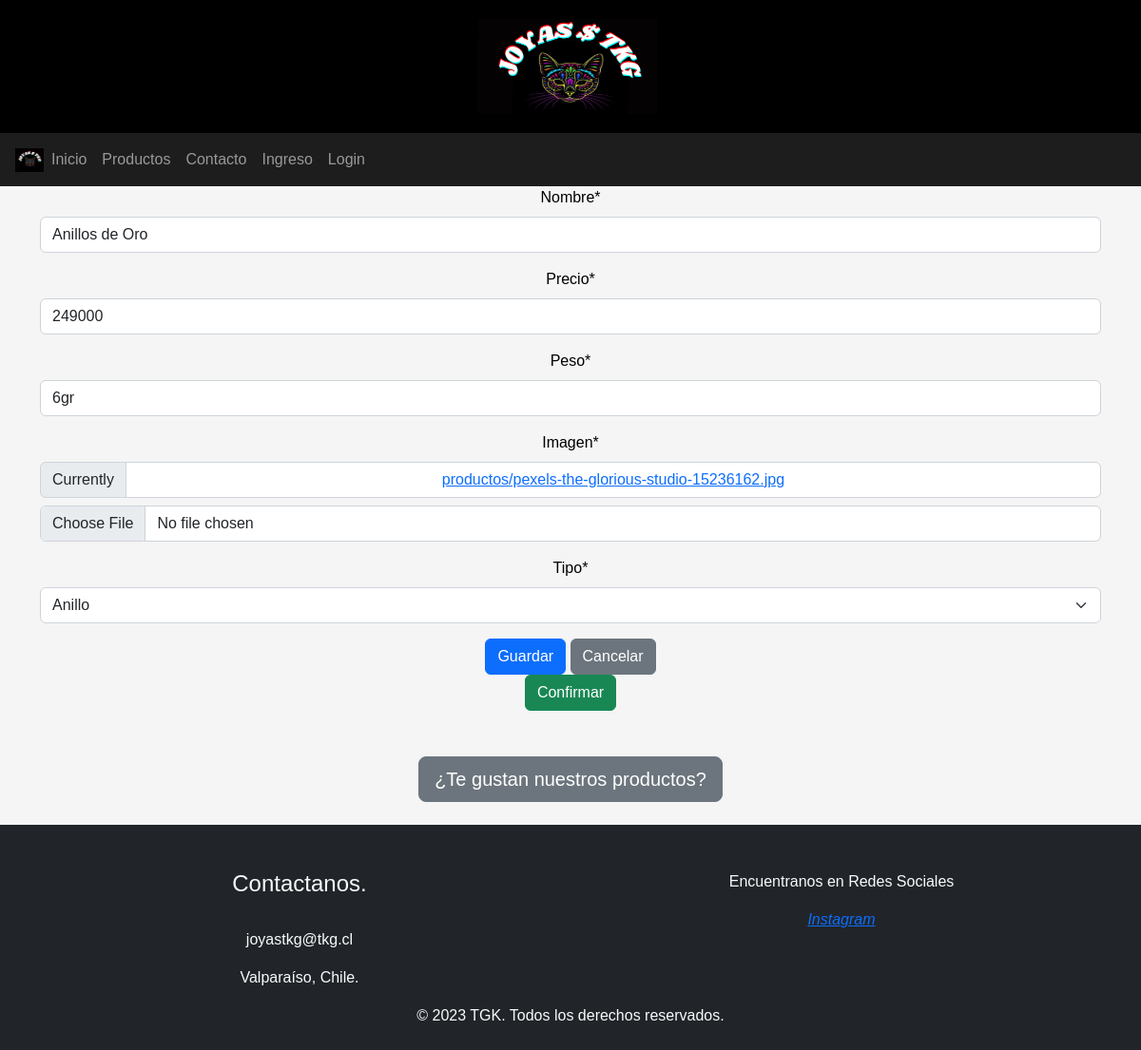
/modificar-producto/5, run on an earlier commit of the app's database.
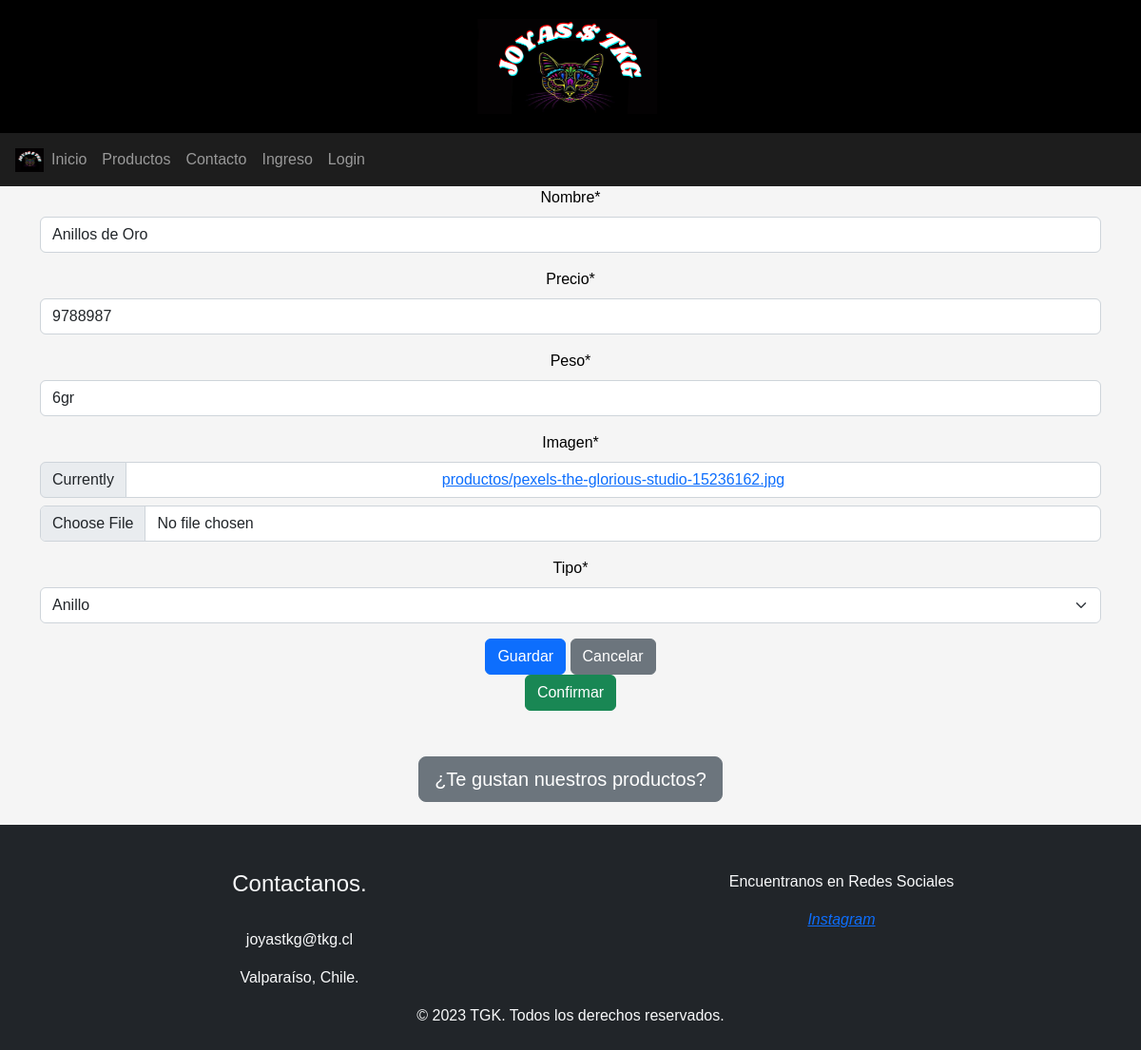
And on a later commit of the database.
### joyastkg/models.py (models this page shows, shortened)
class Producto(models.Model):
    nombre = models.CharField(max_length=50)
    precio = models.IntegerField()
    peso = models.CharField(max_length=4)
    imagen = models.ImageField(upload_to="productos", null=True)
    tipo = models.ForeignKey(Tipo, on_delete=models.CASCADE)

class Tipo(models.Model):
    nombre = models.CharField(max_length=35)
    def __str__(self):
        return self.nombre

### joyastkg/views.py (the view)
# urls.py: path('modificar-producto/<id>', views.modificarProducto, name='modificar-producto'),
def modificarProducto(request, id):
    producto = get_object_or_404(Producto, id=id)
    datos = {'form': ProductoForm(instance=producto)}
    if request.method == 'POST':
        formulario = ProductoForm(data=request.POST, instance=producto, files=request.FILES)
        if formulario.is_valid():
            formulario.save()
            datos["mensaje"] = "Producto modificado!"
            return redirect(to="listar-producto")
    return render(request, 'joyastkg/producto/modificar.html', datos)

### joyastkg/forms.py
class ProductoForm(forms.ModelForm):
    class Meta:
        model = Producto
        fields = "__all__"

### joyastkg/templates/joyastkg/producto/modificar.html (shortened to what this page needs)
{% extends 'joyastkg/base.html' %}
{% load crispy_forms_tags %}
{% load crispy_forms_filters %}
{% block contenido %}
 <div class="container">
        <div class="row justify">
            <form action="" method="post" enctype="multipart/form-data">
                    {{ form | crispy }}
                    <input type="submit" value="Guardar" class="btn btn-primary">
                    <input type="submit" value="Cancelar" class="btn btn-secondary">
                    <div class="mb-4">
                        <button class="btn btn-success" type="submit">Confirmar</button>
                    </div>
            </form>
        </div>
</div>
{% endblock %}

What changed in the data, as far as the page shows it:
changed Producto "6gr": precio "249000" → "9788987"
